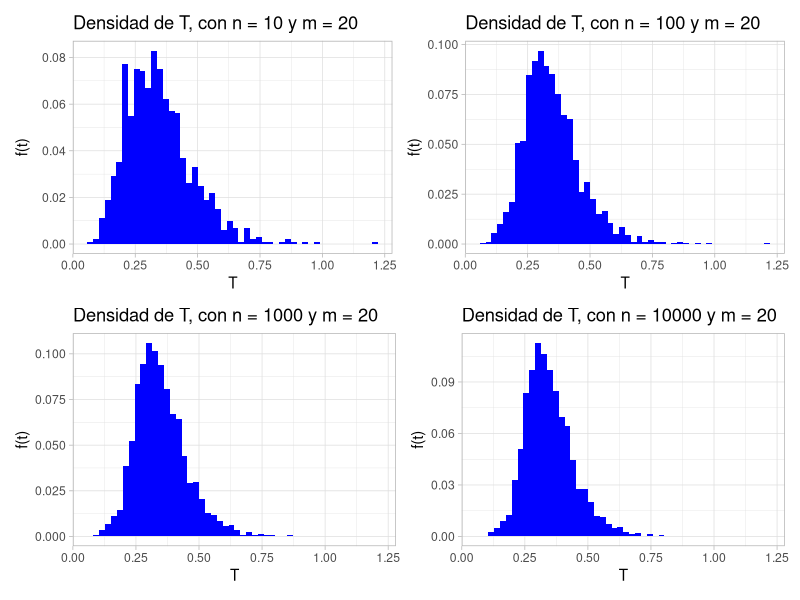
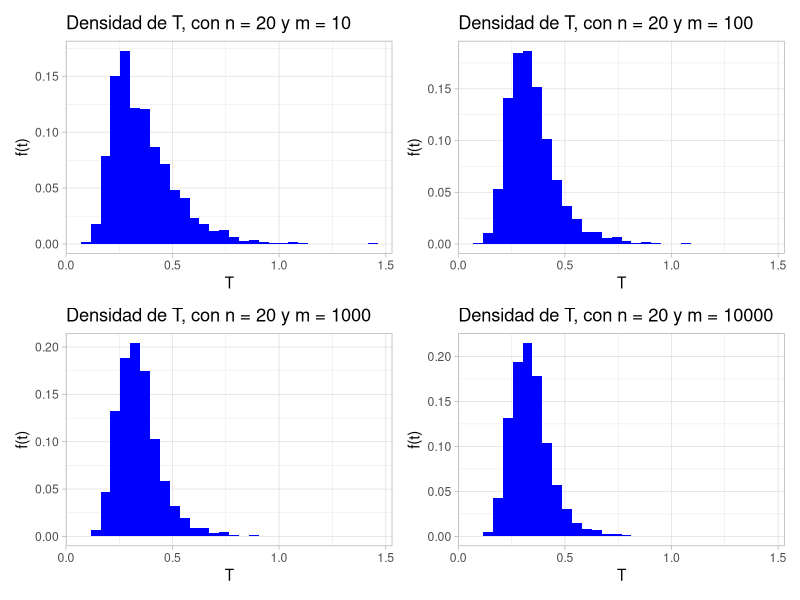
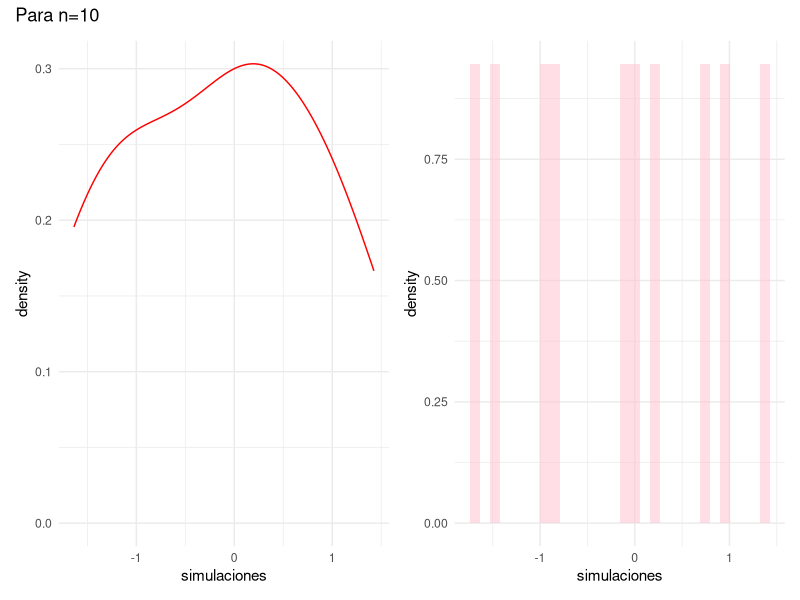
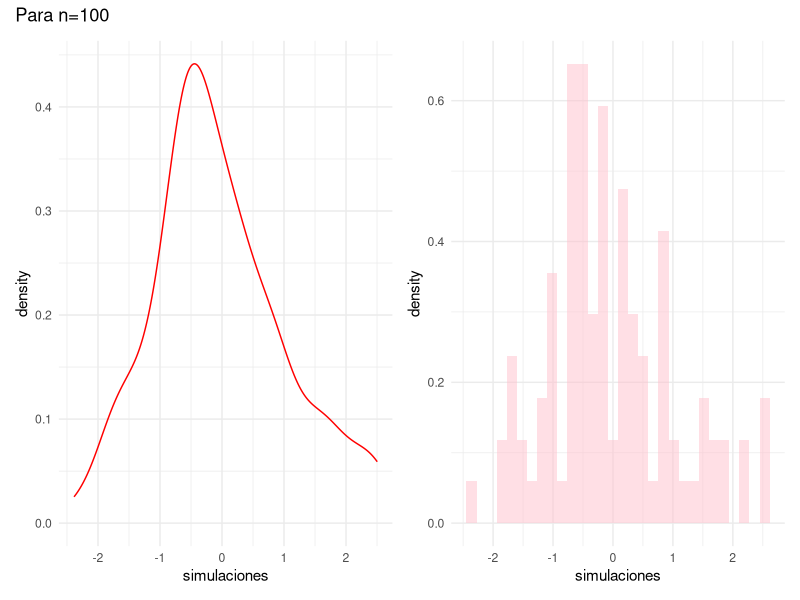
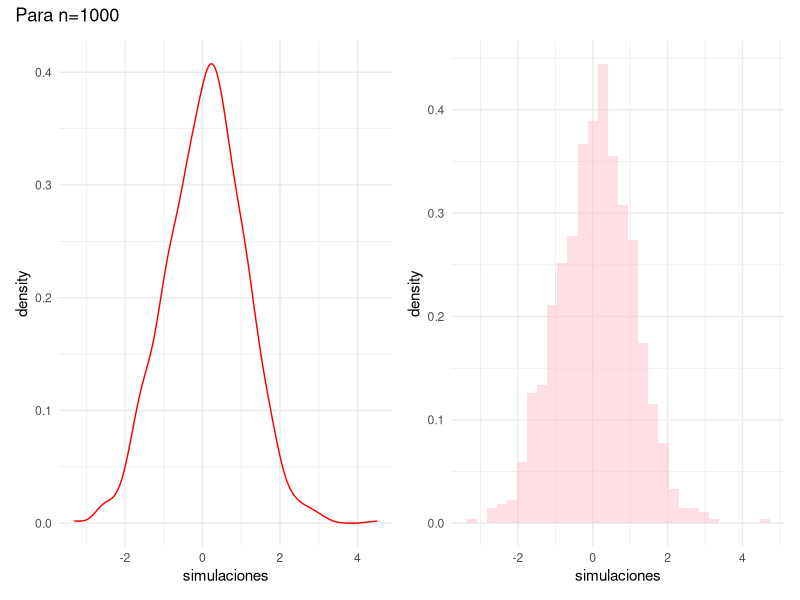
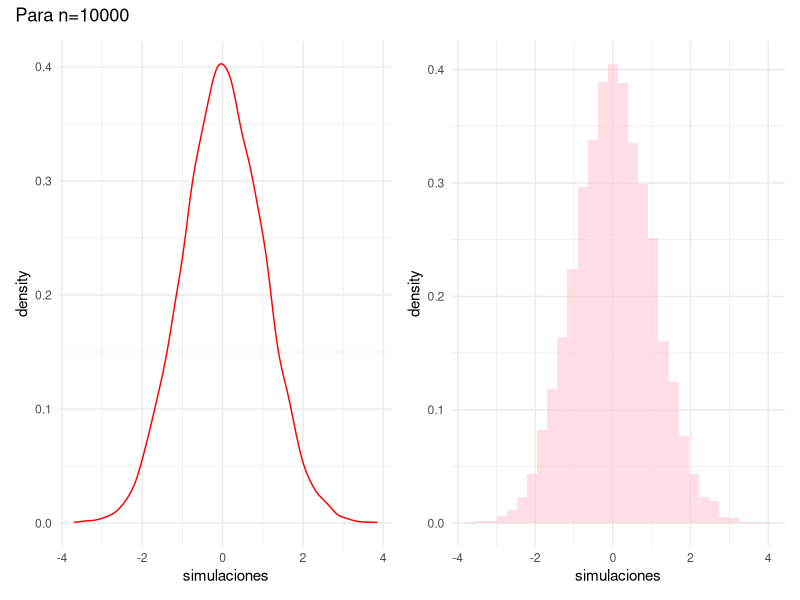
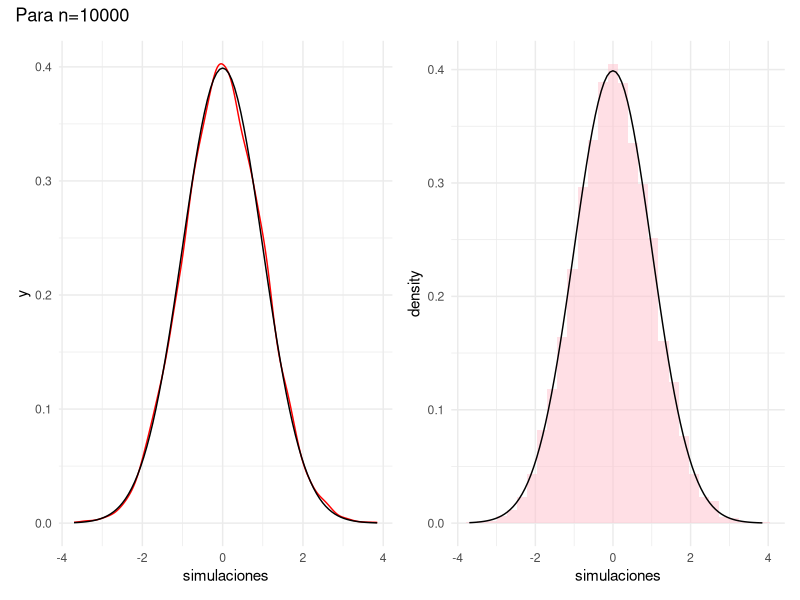
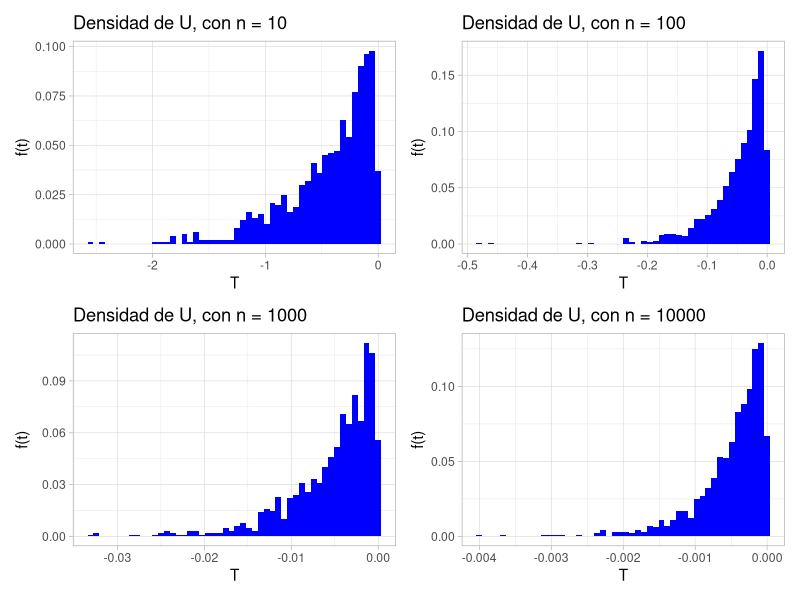

These figures' R source, in order: (Note: a time limit stopped this script after it produced the figures.)
## ---- chunk 1
#| output: false
library(dplyr)
library(ggplot2)
library(patchwork)
set.seed(123)
## ---- chunk 2
#| warning: false
# Definimos el número de observaciones para cada variable aleatoria
m <- 20

# Simulamos varios valores de T y los almacenamos en un vector

n_sim <- 1000
T_sim <- c()
graph_list <- list()
n_values <- c(10, 100, 1000, 10000)

for (j in seq_along(n_values)) {
  n <- n_values[j]
  
  for (i in 1:n_sim) {
    X <- rexp(n, rate = 1/5)
    Y <- rexp(m, rate = 1/15)
    mu_X <- mean(X)
    mu_Y <- mean(Y)
    T <- mu_X / mu_Y
    T_sim <- c(T_sim, T)
  }
  
  # Gráfica de la distribución de T
  df1 <- data.frame(T_sim)
  grafica1 <- ggplot(df1, aes(x = T_sim)) +
    geom_histogram(aes(y = after_stat(count)/sum(after_stat(count))),
                   bins = 50, linewidth = 1, fill = "blue") +
    ggtitle(paste("Densidad de T, con n =", n, "y m =", m)) +
    ylab("f(t)") + xlab("T") + theme_light()
  
  graph_list[[j]] <- grafica1
}

(graph_list[[1]] | graph_list[[2]]) / (graph_list[[3]] | graph_list[[4]])
## ---- chunk 3
# Definimos el número de observaciones para cada variable aleatoria
n <- 20

# Simulamos varios valores de T y los almacenamos en un vector

n_sim <- 1000
T_sim <- c()
graph_list1 <- list()
m_values <- c(10, 100, 1000, 10000)

for (j in seq_along(m_values)) {
  m <- m_values[j]
  
  for (i in 1:n_sim) {
    X <- rexp(n, rate = 1/5)
    Y <- rexp(m, rate = 1/15)
    mu_X <- mean(X)
    mu_Y <- mean(Y)
    T <- mu_X / mu_Y
    T_sim <- c(T_sim, T)
  }
  
  # Gráfica de la distribución de T
  df1 <- data.frame(T_sim)
  grafica1 <- ggplot(df1, aes(x = T_sim)) +
    geom_histogram(aes(y = after_stat(count)/sum(after_stat(count))),
                   bins = 30, linewidth = 1, fill = "blue") +
    ggtitle(paste("Densidad de T, con n =", n, "y m =", m)) +
    ylab("f(t)") + xlab("T") + theme_light()
  
  graph_list1[[j]] <- grafica1
}

(graph_list1[[1]] | graph_list1[[2]]) / (graph_list1[[3]] | graph_list1[[4]])
  
## ---- chunk 4
#| warning: false


n<- 10

#Tomo las muestras aleatorias para X
X<- rnorm(n, 0, 1)

#Calculo las sumas de la X
suma_x<- sum(X) 
#El cuadrado de una normal estándar es ji cuadrada defino X^2 como Y
Y<- rchisq(n, 1)
#no creo que tomar estas muestras sirva por que no son los mismos valores de Xi y por eso no los voy a tomar 

#Encuentro el vector con los cuadrados de cada valor
cuadrados<- X^2
suma2_x <- sum(cuadrados)

#calculo el valor de U
U= (sqrt(n)*suma_x)/suma2_x

#Hago las simulaciones con n=10

n<- 10
U_sim <- numeric(n)
for(i in 1:n){
  X<-rnorm(n,0,1)
  suma_x<- sum(X) 
  cuadrados<- X^2
  suma2_x <- sum(cuadrados)
  U_sim[i]<-(sqrt(n)*suma_x)/suma2_x
}

#grafico
df_simuls10 <- data.frame(simulaciones= U_sim)
densidad10<-df_simuls10 %>% ggplot()+ geom_density(aes(x = simulaciones), color="red")+ theme_minimal()

grafica10<-df_simuls10 %>% ggplot()+ geom_histogram(aes(x=simulaciones, y=..density..), fill="pink", alpha=0.5)+theme_minimal()

graficas<-densidad10| grafica10 
graficas+  plot_annotation("Para n=10")
## ---- chunk 5
#| warning: false
#Hago las simulaciones con n=100

n<- 100
U_sim <- numeric(n)
for(i in 1:n){
  X<-rnorm(n,0,1)
  suma_x<- sum(X) 
  cuadrados<- X^2
  suma2_x <- sum(cuadrados)
  U_sim[i]<-(sqrt(n)*suma_x)/suma2_x
}

#grafico
df_simuls100 <- data.frame(simulaciones= U_sim)
densidad100<-df_simuls100 %>% ggplot()+ geom_density(aes(x = simulaciones), color="red")+ theme_minimal()

grafica100<-df_simuls100 %>% ggplot()+ geom_histogram(aes(x=simulaciones, y=..density..), fill="pink", alpha=0.5)+theme_minimal()

graficas<-densidad100| grafica100 
graficas+  plot_annotation("Para n=100")
## ---- chunk 6
#Hago las simulaciones con n=1000
#| warning: false

n<- 1000
U_sim <- numeric(n)
for(i in 1:n){
  X<-rnorm(n,0,1)
  suma_x<- sum(X) 
  cuadrados<- X^2
  suma2_x <- sum(cuadrados)
  U_sim[i]<-(sqrt(n)*suma_x)/suma2_x
}

#grafico
df_simuls1000 <- data.frame(simulaciones= U_sim)
densidad1000<-df_simuls1000 %>% ggplot()+ geom_density(aes(x = simulaciones), color="red")+ theme_minimal()

grafica1000<-df_simuls1000 %>% ggplot()+ geom_histogram(aes(x=simulaciones, y=..density..), fill="pink", alpha=0.5)+theme_minimal()

graficas<-densidad1000| grafica1000 
graficas+  plot_annotation("Para n=1000")
## ---- chunk 7
#Hago las simulaciones con n=10000
#| warning: false

n<- 10000
U_sim <- numeric(n)
for(i in 1:n){
  X<-rnorm(n,0,1)
  suma_x<- sum(X) 
  cuadrados<- X^2
  suma2_x <- sum(cuadrados)
  U_sim[i]<-(sqrt(n)*suma_x)/suma2_x
}

#grafico
df_simuls10000 <- data.frame(simulaciones= U_sim)
densidad10000<-df_simuls10000 %>% ggplot()+ geom_density(aes(x = simulaciones), color="red")+ theme_minimal()

grafica10000<-df_simuls10000 %>% ggplot()+ geom_histogram(aes(x=simulaciones, y=..density..), fill="pink", alpha=0.5)+theme_minimal()

graficas<-densidad10000| grafica10000 
graficas+  plot_annotation("Para n=10000")
## ---- chunk 8
#grafico
#| warning: false
df_simuls10000 <- data.frame(simulaciones= U_sim)
densidad10000<-df_simuls10000 %>% ggplot()+ geom_density(aes(x = simulaciones), color="red")+ stat_function(fun=dnorm, args=list(mean=0, sd=1))+theme_minimal()

grafica10000<-df_simuls10000 %>% ggplot()+ geom_histogram(aes(x=simulaciones, y=..density..), fill="pink", alpha=0.5)+ stat_function(fun=dnorm, args=list(mean=0, sd=1))+theme_minimal()

graficas<-densidad10000| grafica10000 
graficas+  plot_annotation("Para n=10000")
## ---- chunk 9
# Simulamos varios valores de T y los almacenamos en un vector
#| warning: false


n_sim <- 1000
U_sim <- numeric(n_sim)
n_values <- c(10, 100, 1000, 10000)

for (j in seq_along(n_values)) {
  n <- n_values[j]
  
  for (i in 1:n_sim) {
    X <- runif(n,min=0,max=5)
    M <- max(X)
    U_sim[i] <- M - 5
  }
  
  # Gráfica de la distribución de u
  df1 <- data.frame(U_sim)
  grafica1 <- ggplot(df1, aes(x = U_sim)) +
    geom_histogram(aes(y = after_stat(count)/sum(after_stat(count))),
                   bins = 50, linewidth = 1, fill = "blue") +
    ggtitle(paste("Densidad de U, con n =", n)) +
    ylab("f(t)") + xlab("T") + theme_light()
  
  graph_list[[j]] <- grafica1
}

(graph_list[[1]] | graph_list[[2]]) / (graph_list[[3]] | graph_list[[4]])

## ---- chunk 10
#| warning: false



caras_del_dado <- 1:6
num_dados <- 3


num_sim <- 100000
vector_simuls <- c()
for(i in 1:num_sim){
  simulacion <- sample(x = caras_del_dado, size = num_dados, replace = TRUE)
  valor_simulacion <- sum(simulacion)
  vector_simuls <- c(vector_simuls,valor_simulacion)
}

## ---- chunk 11
str(vector_simuls)
# Define the values of n to use
n_values <- c(100, 1000, 10000, 100000)

#| warning: false
# Create an empty list to store the graphs
graph_list <- list()

# Use a for loop to create the graphs and store them in the list
for (i in 1:length(n_values)) {
  n <- n_values[i]
  
  df <- data.frame(suma = vector_simuls[1:n])
  
  graph <- df %>% ggplot() +
    geom_histogram(aes(x = suma,
                       y=..count../sum(after_stat(count))),
                   linewidth=1, fill = "blue") +
    ggtitle(paste("Masa de la suma n=", n)) +
    ylab("f") + xlab("suma") + theme_light()
  graph_list[[i]] <- graph
}

(graph_list[[1]] | graph_list[[2]]) / (graph_list[[3]] | graph_list[[4]])

str(vector_simuls)

simuls_satisfacen <- vector_simuls <= 3

satisfacen <- simuls_satisfacen[1:i]

proba_estimada <- sum(satisfacen)/length(satisfacen)
proba_estimada


probabilidades_estimadas <- c()
for(i in 1:length(simuls_satisfacen)){
  satisfacen <- simuls_satisfacen[1:i]
  proba_estimada <- sum(satisfacen)/length(satisfacen)
  probabilidades_estimadas <- c(probabilidades_estimadas, proba_estimada)
}
## ---- chunk 12
#| warning: false
print(paste("la proba estimada para 100 simulaciones es", probabilidades_estimadas[[100]]))
print(paste("la proba estimada para 1000 simulaciones es", probabilidades_estimadas[[1000]]))
print(paste("la proba estimada para 10000 simulaciones es", probabilidades_estimadas[[10000]]))
print(paste("la proba estimada para 100000 simulaciones es", probabilidades_estimadas[[100000]]))

## ---- chunk 13
df_probas <- data.frame(n = 1:length(simuls_satisfacen),
                        probabilidades = probabilidades_estimadas)

#| warning: false
df_probas %>% 
  ggplot() +
  geom_line(aes(x = n, y = probabilidades)) +
  ylab("probabilidades") + 
  xlab("n") +
  theme_light()


## ---- chunk 14
#| warning: false



numeracion <- 1:7
num_bolas <- 7


num_sim <- 100000
vector_simuls <- c()
for(i in 1:num_sim){
  simulacion <- sample(x = numeracion, size = 2, replace = FALSE)
  valor_simulacion <- sum(simulacion)
  vector_simuls <- c(vector_simuls,valor_simulacion)
}

str(vector_simuls)
# Define the values of n to use
## ---- chunk 15
#| warning: false

n_values <- c(100, 1000, 10000, 100000)

# Create an empty list to store the graphs
graph_list <- list()

# Use a for loop to create the graphs and store them in the list
for (i in 1:length(n_values)) {
  n <- n_values[i]
  df <- data.frame(suma = vector_simuls[1:n])
  graph <- df %>% ggplot() +
    geom_histogram(aes(x = suma,
                       y=..count../sum(after_stat(count))),
                   linewidth=1, fill = "blue") +
    ggtitle(paste("Masa de la suma n=", n)) +
    ylab("f") + xlab("suma") + theme_light()
  graph_list[[i]] <- graph
}

(graph_list[[1]] | graph_list[[2]]) / (graph_list[[3]] | graph_list[[4]])

str(vector_simuls)

simuls_satisfacen <- vector_simuls <= 10

satisfacen <- simuls_satisfacen[1:i]

proba_estimada <- sum(satisfacen)/length(satisfacen)
proba_estimada


probabilidades_estimadas <- c()
for(i in 1:length(simuls_satisfacen)){
  satisfacen <- simuls_satisfacen[1:i]
  proba_estimada <- sum(satisfacen)/length(satisfacen)
  probabilidades_estimadas <- c(probabilidades_estimadas, proba_estimada)
}
## ---- chunk 16
#| warning: false
#| 
print(paste("la proba estimada para 100 simulaciones es", probabilidades_estimadas[[100]]))
print(paste("la proba estimada para 1000 simulaciones es", probabilidades_estimadas[[1000]]))
print(paste("la proba estimada para 10000 simulaciones es", probabilidades_estimadas[[10000]]))
print(paste("la proba estimada para 100000 simulaciones es", probabilidades_estimadas[[100000]]))

## ---- chunk 17
df_probas <- data.frame(n = 1:length(simuls_satisfacen),
                        probabilidades = probabilidades_estimadas)

df_probas %>% 
  ggplot() +
  geom_line(aes(x = n, y = probabilidades)) +
  ylab("probabilidades") + 
  xlab("n") +
  theme_light()

## ---- chunk 18
#| warning: false


numeracion <- 1:7
num_bolas <- 7

num_sim <- 100000
vector_simuls <- c()
for(i in 1:num_sim){
  simulacion <- sample(x = numeracion, size = 2, replace = TRUE)
  valor_simulacion <- sum(simulacion)
  vector_simuls <- c(vector_simuls,valor_simulacion)
}

str(vector_simuls)
# Define the values of n to use
## ---- chunk 19
n_values <- c(100, 1000, 10000, 100000)

# Create an empty list to store the graphs
graph_list <- list()

# Use a for loop to create the graphs and store them in the list
for (i in 1:length(n_values)) {
  n <- n_values[i]
  df <- data.frame(suma = vector_simuls[1:n])
  graph <- df %>% ggplot() +
    geom_histogram(aes(x = suma,
                       y=..count../sum(after_stat(count))),
                   linewidth=1, fill = "blue") +
    ggtitle(paste("Masa de la suma n=", n)) +
    ylab("f") + xlab("suma") + theme_light()
  graph_list[[i]] <- graph
}

(graph_list[[1]] | graph_list[[2]]) / (graph_list[[3]] | graph_list[[4]])

str(vector_simuls)

simuls_satisfacen <- vector_simuls <= 10

satisfacen <- simuls_satisfacen[1:i]

proba_estimada <- sum(satisfacen)/length(satisfacen)
proba_estimada


probabilidades_estimadas <- c()
for(i in 1:length(simuls_satisfacen)){
  satisfacen <- simuls_satisfacen[1:i]
  proba_estimada <- sum(satisfacen)/length(satisfacen)
  probabilidades_estimadas <- c(probabilidades_estimadas, proba_estimada)
}

## ---- chunk 20
print(paste("la proba estimada para 100 simulaciones es", probabilidades_estimadas[[100]]))
print(paste("la proba estimada para 1000 simulaciones es", probabilidades_estimadas[[1000]]))
print(paste("la proba estimada para 10000 simulaciones es", probabilidades_estimadas[[10000]]))
print(paste("la proba estimada para 100000 simulaciones es", probabilidades_estimadas[[100000]]))

## ---- chunk 21
df_probas <- data.frame(n = 1:length(simuls_satisfacen),
                        probabilidades = probabilidades_estimadas)

df_probas %>% 
  ggplot() +
  geom_line(aes(x = n, y = probabilidades)) +
  ylab("probabilidades") + 
  xlab("n") +
  theme_light()

## ---- chunk 22
#| warning: false


claves <- 1:50

num_sim <- 100000
vector_simuls <- c()
for(i in 1:num_sim){
  simulacion <- sample(x = claves, size = 50, replace = FALSE)
  valor_simulacion <- sum(simulacion==claves)
  vector_simuls <- c(vector_simuls,valor_simulacion)
}

str(vector_simuls)
## ---- chunk 23
n_values <- c(100, 1000, 10000, 100000)
## ---- chunk 24
graph_list <- list()
## ---- chunk 25
#| warning: false
for (i in 1:length(n_values)) {
  n <- n_values[i]
  df <- data.frame(suma = vector_simuls[1:n])
  graph <- df %>% ggplot() +
    geom_histogram(aes(x = suma,
                       y=after_stat(count)/sum(after_stat(count))),
                   linewidth=1, fill = "blue") +
    ggtitle(paste("Masa de la suma n=", n)) +
    ylab("f") + xlab("suma") + theme_light()
  graph_list[[i]] <- graph
}

## ---- chunk 26
#| warning: false
(graph_list[[1]] | graph_list[[2]]) / (graph_list[[3]] | graph_list[[4]])
## ---- chunk 27
#| warning: false
str(vector_simuls)

simuls_satisfacen <- vector_simuls <= 15

satisfacen <- simuls_satisfacen[1:i]

proba_estimada <- sum(satisfacen)/length(satisfacen)
proba_estimada

## ---- chunk 28
#| warning: false
probabilidades_estimadas <- c()
for(i in 1:length(simuls_satisfacen)){
  satisfacen <- simuls_satisfacen[1:i]
  proba_estimada <- sum(satisfacen)/length(satisfacen)
  probabilidades_estimadas <- c(probabilidades_estimadas, proba_estimada)
}

print(paste("la proba estimada para 100 simulaciones es", probabilidades_estimadas[[100]]))
print(paste("la proba estimada para 1000 simulaciones es", probabilidades_estimadas[[1000]]))
print(paste("la proba estimada para 10000 simulaciones es", probabilidades_estimadas[[10000]]))
print(paste("la proba estimada para 100000 simulaciones es", probabilidades_estimadas[[100000]]))

## ---- chunk 29
df_probas <- data.frame(n = 1:length(simuls_satisfacen),
                        probabilidades = probabilidades_estimadas)

df_probas %>% 
  ggplot() +
  geom_line(aes(x = n, y = probabilidades)) +
  ylab("probabilidades") + 
  xlab("n") +
  theme_light()
## ---- chunk 30
#| warning: false
#Comienzo haciendo una sola simulación

suma_unif <- 0
N <-0
#para encontarr un valor de N
while (suma_unif < 1) {
  #tomo las muestras 
  Xu <- runif(1, min=0, max=1)
  #En N voy contando la cantidad de veces que corre el while
  N<-N+1
  suma_unif<- suma_unif + Xu
}

#sigo con las simulaciones para distintos valores de N
#para n=100
n <- 100
N_sim<- numeric(n)
for(i in 1:n){
  suma_unif <- 0
  N <-0
  while (suma_unif < 1) {
    Xu <- runif(1, min=0, max=1)
    N<-N+1
    suma_unif<- suma_unif + Xu
  }
  N_sim[i]<- N
}
#para hacer el data frame saco la probabilidad en cada punto
df_simunif100 <- data.frame(table(N_sim)/n )
colnames(df_simunif100)<- c('N', 'Probabilidad')
#head(df_simunif100)
func_masa100 <-ggplot(data=df_simunif100)+
geom_bar(aes(x= N, y= Probabilidad ),stat = 'identity', fill='blue') +
labs(title="Para n=100")+
theme_minimal()
func_masa100

## ---- chunk 31
#| warning: false
#sigo con las simulaciones para distintos valores de N
#para n=1000
n <- 1000
N_sim<- numeric(n)
for(i in 1:n){
  suma_unif <- 0
  N <-0
  while (suma_unif < 1) {
    Xu <- runif(1, min=0, max=1)
    N<-N+1
    suma_unif<- suma_unif + Xu
  }
  N_sim[i]<- N
}
#para hacer el data frame saco la probabilidad en cada punto
df_simunif1000 <- data.frame(table(N_sim)/n )
colnames(df_simunif1000)<- c('N', 'Probabilidad')
#head(df_simunif)
func_masa1000 <- df_simunif1000 %>%ggplot()+
geom_bar(aes(x= N, y= Probabilidad ),stat = 'identity', fill='blue') +
labs(title="Para n=1000")+
theme_minimal()
func_masa1000
## ---- chunk 32
#| warning: false
#sigo con las simulaciones para distintos valores de N
#para n=10000
n <- 10000
N_sim<- numeric(n)
for(i in 1:n){
  suma_unif <- 0
  N <-0
  while (suma_unif < 1) {
    Xu <- runif(1, min=0, max=1)
    N<-N+1
    suma_unif<- suma_unif + Xu
  }
  N_sim[i]<- N
}
#para hacer el data frame saco la probabilidad en cada punto
df_simunif10000 <- data.frame(table(N_sim)/n )
colnames(df_simunif10000)<- c('N', 'Probabilidad')
#head(df_simunif)
func_masa10000 <-ggplot(data=df_simunif10000)+
geom_bar(aes(x= N, y= Probabilidad ),stat = 'identity', fill='blue') +
labs(title="Para n=10000")+
theme_minimal()
func_masa10000
## ---- chunk 33
#| warning: false
#para n=100000
n <- 100000
N_sim<- numeric(n)
for(i in 1:n){
  suma_unif <- 0
  N <-0
  while (suma_unif < 1) {
    Xu <- runif(1, min=0, max=1)
    N<-N+1
    suma_unif<- suma_unif + Xu
  }
  N_sim[i]<- N
}
#para hacer el data frame saco la probabilidad en cada punto
df_simunif100000 <- data.frame(table(N_sim)/n )
colnames(df_simunif100000)<- c('N', 'Probabilidad')
#head(df_simunif)
func_masa100000 <-ggplot(data=df_simunif100000)+
geom_bar(aes(x= N, y= Probabilidad ),stat = 'identity', fill='blue') +
labs(title="Para n=100000")+
theme_minimal()
func_masa100000
## ---- chunk 34
#| warning: false
grafjuntas<- (func_masa100/ func_masa10000)| (func_masa1000/func_masa100000)
grafjuntas+ plot_annotation("Funciones masa")+plot_layout(widths = c(2,2))
## ---- chunk 35
#| warning: false
#hago simulaciones para n=10, es de lo único que todavía no tengo probabilidades calculadas
n <- 10
N_sim<- numeric(n)
for(i in 1:n){
  suma_unif <- 0
  N <-0
  while (suma_unif < 1) {
    Xu <- runif(1, min=0, max=1)
    N<-N+1
    suma_unif<- suma_unif + Xu
  }
  N_sim[i]<- N
}
#para hacer el data frame saco la probabilidad en cada punto
df_simunif10 <- data.frame(table(N_sim)/n )
colnames(df_simunif10)<- c('N', 'Probabilidad')
#calculo el valor esperado con su formula para n=10
#Primero debo asegurarme que el tipo de datos del data frame sea el correcto para poder operar con ellos
df_simunif10$N <- as.numeric(as.character(df_simunif10$N))
df_simunif10$Probabilidad <- as.numeric(df_simunif10$Probabilidad)
ve10<- sum(df_simunif10$N * df_simunif10$Probabilidad)
#Valor esperado n=100
df_simunif100$N <- as.numeric(as.character(df_simunif100$N))
df_simunif100$Probabilidad <- as.numeric(df_simunif100$Probabilidad)
ve100<- sum(df_simunif100$N * df_simunif100$Probabilidad)
#Valor esperado n=1000
df_simunif1000$N <- as.numeric(as.character(df_simunif1000$N))
df_simunif1000$Probabilidad <- as.numeric(df_simunif1000$Probabilidad)
ve1000<- sum(df_simunif1000$N * df_simunif1000$Probabilidad)
#valor esperado n=10000
df_simunif10000$N <- as.numeric(as.character(df_simunif10000$N))
df_simunif10000$Probabilidad <- as.numeric(df_simunif10000$Probabilidad)
ve10000<- sum(df_simunif10000$N * df_simunif10000$Probabilidad)
#valor esperado n=100000
df_simunif100000$N <- as.numeric(as.character(df_simunif100000$N))
df_simunif100000$Probabilidad <- as.numeric(df_simunif100000$Probabilidad)
ve100000<- sum(df_simunif100000$N * df_simunif100000$Probabilidad)
#pongo todos los valores del valor esperado en un vector y también los de n en otro
n <- c(10, 100, 1000, 10000, 100000)
EN<-c(ve10, ve100, ve1000, ve100000, ve100000)
#voy a crear un dataframe para guardad mis resultados
df_valor_esperado <- data.frame(n, EN)
df_valor_esperado

grafvaloresperado<-df_valor_esperado %>% ggplot(aes(x= n, y=EN, group=1)) + geom_line()+ geom_point()+theme_minimal()+labs(title = "E(N) para los distintos valores de n")

grafvaloresperado
## ---- chunk 36
#| warning: false
#Simulaciones para n=100
n<-100
X2_sim<-numeric(10000)
for(i in 1:10000){
  X<-runif(n, min=0, max=1)
  X<-sort(X)
  X2_sim[i]<-X[2]
}
#grafico
df_simx2100 <- data.frame(simulaciones= X2_sim/10000)
densidadx2100<-df_simx2100 %>% ggplot()+ geom_density(aes(x = simulaciones), color="red")+ theme_minimal()

graficax2100<-df_simx2100 %>% ggplot()+ geom_histogram(aes(x=simulaciones, y=..density..), fill="pink", alpha=0.5)+theme_minimal()

graficas<-densidadx2100| graficax2100
graficas100<-graficas+  plot_annotation("Para n=100")
graficas100
## ---- chunk 37
#| warning: false
#Simulaciones para n=1000
n<-1000
X2_sim<-numeric(10000)
for(i in 1:10000){
  X<-runif(n, min=0, max=1)
  X<-sort(X)
  X2_sim[i]<-X[2]
}
#grafico
df_simx21000 <- data.frame(simulaciones= X2_sim)
densidadx21000<-df_simx21000 %>% ggplot()+ geom_density(aes(x = simulaciones), color="red")+ theme_minimal()

graficax21000<-df_simx21000 %>% ggplot()+ geom_histogram(aes(x=simulaciones, y=..density..), fill="pink", alpha=0.5)+theme_minimal()

graficas<-densidadx21000| graficax21000
graficas1000<-graficas+  plot_annotation("Para n=1000")
graficas1000
## ---- chunk 38
#| warning: false
#Simulaciones para n=10000
n<-10000
X2_sim<-numeric(10000)
for(i in 1:10000){
  X<-runif(n, min=0, max=1)
  X<-sort(X)
  X2_sim[i]<-X[2]
}
#grafico
df_simx210000 <- data.frame(simulaciones= X2_sim)
densidadx210000<-df_simx210000 %>% ggplot()+ geom_density(aes(x = simulaciones), color="red")+ theme_minimal()

graficax210000<-df_simx210000 %>% ggplot()+ geom_histogram(aes(x=simulaciones, y=..density..), fill="pink", alpha=0.5)+theme_minimal()

graficas<-densidadx210000| graficax210000
graficas10000<-graficas+  plot_annotation("Para n=10000")
graficas10000
## ---- chunk 39
#| warning: false
#Simulaciones para n=100000
n<-100000
X2_sim<-numeric(10000)
for(i in 1:10000){
  X<-runif(n, min=0, max=1)
  X<-sort(X)
  X2_sim[i]<-X[2]
}
#grafico
df_simx2100000 <- data.frame(simulaciones= X2_sim)
densidadx2100000<-df_simx2100000 %>% ggplot()+ geom_density(aes(x = simulaciones), color="red")+ theme_minimal()

graficax2100000<-df_simx2100000 %>% ggplot()+ geom_histogram(aes(x=simulaciones, y=..density..), fill="pink", alpha=0.5)+theme_minimal()

graficas<- densidadx2100000| graficax2100000
graficas100000<-graficas+  plot_annotation("Para n=100000")
graficas100000
## ---- chunk 40
graficafinal<-(graficas100)/(graficas1000)/(graficas10000)/(graficas100000) + plot_annotation(title = 'Función de densidad aproximada de X(2)')
graficafinal
## ---- chunk 41
#| warning: false
#grafico
n<-10000
densidadjun<- densidadx210000+ stat_function(fun=dbeta, args=list(shape1=2,shape2=n-1))
  
graficajun<-graficax210000+ stat_function(fun=dbeta, args=list(shape1=2,shape2=n-1))

graficasjun<-densidadjun| graficajun
graficasjun<-graficasjun+  plot_annotation("Comparando con la distribución Beta")
graficasjun
## ---- chunk 42
#| warning: false
graph_list<-list()
densidad_list<-list()
n_values <- c(100, 1000,10000,100000)


a=-1
b=1
esperanza <- (a+b)/2
varianza <- ((b-a)**2)/12

for (i in 1:length(n_values)){
  n <- n_values[i]
  
  simulaciones <- replicate(10000, {
    Xmediana <- median(runif(n, min=a,max=b))
    (Xmediana - esperanza) / sqrt(varianza/n)
  })
  
  df_simuls <- data.frame(simulaciones = simulaciones)
  densidad1 <- df_simuls %>% ggplot() +
    geom_density(aes(x = simulaciones), color = "red", size = 1) +
    stat_function(fun = dnorm, args = list(mean = 0, sd = 1)) +
    theme_minimal()
  densidad1
  
  grafica1 <- df_simuls %>% ggplot() +
    geom_histogram(aes(x = simulaciones, y = ..density..), 
                   size = 1, fill = "pink", alpha = 0.5) +
    stat_function(fun = dnorm, args = list(mean = 0, sd = 1)) +
    theme_minimal()
  
  grafica1
  graph_list[[i]] <- grafica1
  densidad_list[[i]] <- densidad1
  
}

(graph_list[[1]] | graph_list[[2]]) / (graph_list[[3]] | graph_list[[4]])

(densidad_list[[1]] | densidad_list[[2]]) / (densidad_list[[3]] | densidad_list[[4]])



## ---- chunk 43
#| warning: false

set.seed(1234)

graph_list<-list()
densidad_list<-list()

n_values <- c(100, 1000,10000,100000)

esperanza <- (-1+1)/2
varianza <- ((1+1)**2)/12

for (i in 1:length(n_values)){
  n <- n_values[i]
  
  simulaciones <- replicate(10000, {
    Xmean <-sum(c(runif(999,min=-1,max=1),runif(1,min=200,max=300)))/1000
    (Xmean - esperanza) / sqrt(varianza/n)
  })
  
  df_simuls <- data.frame(simulaciones = simulaciones)
  densidad1 <- df_simuls %>% ggplot() +
    geom_density(aes(x = simulaciones), color = "red", size = 1) +
    stat_function(fun = dnorm, args = list(mean = 0, sd = 1)) +
    theme_minimal()
  densidad1
  
  grafica1 <- df_simuls %>% ggplot() +
    geom_histogram(aes(x = simulaciones, y = ..density..), 
                   size = 1, fill = "pink", alpha = 0.5) +
    stat_function(fun = dnorm, args = list(mean = 0, sd = 1)) +
    theme_minimal()
  
  grafica1
  graph_list[[i]] <- grafica1
  densidad_list[[i]] <- densidad1
  
}

(graph_list[[1]] | graph_list[[2]]) / (graph_list[[3]] | graph_list[[4]])
(densidad_list[[1]] | densidad_list[[2]]) / (densidad_list[[3]] | densidad_list[[4]])

## ---- chunk 44
#| warning: false
graph_list<-list()
densidad_list<-list()
n_values <- c(100, 1000,10000,100000)
lambda <- 1
esperanza <- 1/lambda
varianza <- 1/(lambda**2)

for (i in 1:length(n_values)){
  n <- n_values[i]
  
  simulaciones <- replicate(10000, {
    Xmediana <- median(rexp(n, rate = lambda))
    (Xmediana - esperanza) / sqrt(varianza/n)
  })
  
  df_simuls <- data.frame(simulaciones = simulaciones)
  densidad1 <- df_simuls %>% ggplot() +
    geom_density(aes(x = simulaciones), color = "red", size = 1) +
    stat_function(fun = dnorm, args = list(mean = 0, sd = 1)) +
    theme_minimal()
  densidad1
  
  grafica1 <- df_simuls %>% ggplot() +
    geom_histogram(aes(x = simulaciones, y = ..density..), 
                   size = 1, fill = "pink", alpha = 0.5) +
    stat_function(fun = dnorm, args = list(mean = 0, sd = 1)) +
    theme_minimal()
  
  grafica1
  graph_list[[i]] <- grafica1
  densidad_list[[i]] <- densidad1
  
  }
  
(graph_list[[1]] | graph_list[[2]]) / (graph_list[[3]] | graph_list[[4]])
(densidad_list[[1]] | densidad_list[[2]]) / (densidad_list[[3]] | densidad_list[[4]])


## ---- chunk 45
#| warning: false
n_sims <- 10000
n_vals <- c(100, 1000, 10000, 100000)
## ---- chunk 46
#| warning: false
for (n in n_vals) {
  x_bar_vals <- numeric(n_sims)
  
  for (i in 1:n_sims) {
    x_vals <- rt(n, df=1)
    x_bar_vals[i] <- mean(x_vals)
  }
  
  plot(density(x_bar_vals), main=paste("Densidad de probabilidad de X̄ para n =", n))
}
## ---- chunk 47
#| warning: false

p1 <- plot(density(x_bar_vals), main="Densidad de probabilidad de X̄ para n = 100")
p2 <- plot(density(x_bar_vals), main="Densidad de probabilidad de X̄ para n = 1000")
p3 <- plot(density(x_bar_vals), main="Densidad de probabilidad de X̄ para n = 10000")
p4 <- plot(density(x_bar_vals), main="Densidad de probabilidad de X̄ para n = 100000")

p1 + p2 + p3 + p4

## ---- chunk 48
#| warning: false


num_simulaciones <- 100000
vector_simuls <- c()
for (i in 1:num_simulaciones) {
  dado1 <- sample(c(1,2,3,4,5,6), 1, replace = TRUE)
  dado2 <- sample(c(1,2,3,4,5,6), 1, replace = TRUE)
  valor_simulacion <- sum(dado1,dado2)
  vector_simuls <- c(vector_simuls,valor_simulacion)
}

str(vector_simuls)
## ---- chunk 49
#| warning: false
n_values <- c(100000)

## ---- chunk 50
#| warning: false
graph_list <- list()
## ---- chunk 51
#| warning: false
for (i in 1:length(n_values)) {
  n <- n_values[i]
  df <- data.frame(suma = vector_simuls[1:n])
  graph <- df %>% ggplot() +
    geom_histogram(aes(x = suma,
                       y=after_stat(count)/sum(after_stat(count))),
                   linewidth=1, fill = "blue") +
    ggtitle(paste("Masa de la suma n=", n)) +
    ylab("f") + xlab("suma") + theme_light()
  graph_list[[i]] <- graph
}

(graph_list[[1]])

str(vector_simuls)
## ---- chunk 52

#| warning: false

num_simulaciones <- 100000
vector_simuls <- c()
for (i in 1:num_simulaciones) {
  dado1 <- sample(c(5, 5, 5, 5, 5, 5), 1, replace = TRUE)
  dado2 <- sample(c(2, 2, 2, 6, 6, 6), 1, replace = TRUE)
  valor_simulacion <- sum(dado1,dado2)
  vector_simuls <- c(vector_simuls,valor_simulacion)
}

str(vector_simuls)
## ---- chunk 53
n_values <- c(100000)
## ---- chunk 54
graph_list <- list()
## ---- chunk 55
#| warning: false
for (i in 1:length(n_values)) {
  n <- n_values[i]
  df <- data.frame(suma = vector_simuls[1:n])
  graph <- df %>% ggplot() +
    geom_histogram(aes(x = suma,
                       y=after_stat(count)/sum(after_stat(count))),
                   linewidth=1, fill = "blue") +
    ggtitle(paste("Masa de la suma n=", n)) +
    ylab("f") + xlab("suma") + theme_light()
  graph_list[[i]] <- graph
}

(graph_list[[1]])

str(vector_simuls)

## ---- chunk 56
#| warning: false


num_simulaciones <- 100000
vector_simuls <- c()
for (i in 1:num_simulaciones) {
  dado1 <- sample(c(1, 2, 2, 3, 3, 4), 1, replace = TRUE)
  dado2 <- sample(c(1, 3, 4, 5, 6, 8), 1, replace = TRUE)
  valor_simulacion <- sum(dado1,dado2)
  vector_simuls <- c(vector_simuls,valor_simulacion)
}

str(vector_simuls)
## ---- chunk 57
n_values <- c(100000)
## ---- chunk 58
graph_list <- list()
## ---- chunk 59
#| warning: false
for (i in 1:length(n_values)) {
  n <- n_values[i]
  df <- data.frame(suma = vector_simuls[1:n])
  graph <- df %>% ggplot() +
    geom_histogram(aes(x = suma,
                       y=after_stat(count)/sum(after_stat(count))),
                   linewidth=1, fill = "blue") +
    ggtitle(paste("Masa de la suma n=", n)) +
    ylab("f") + xlab("suma") + theme_light()
  graph_list[[i]] <- graph
}

(graph_list[[1]])

str(vector_simuls)
